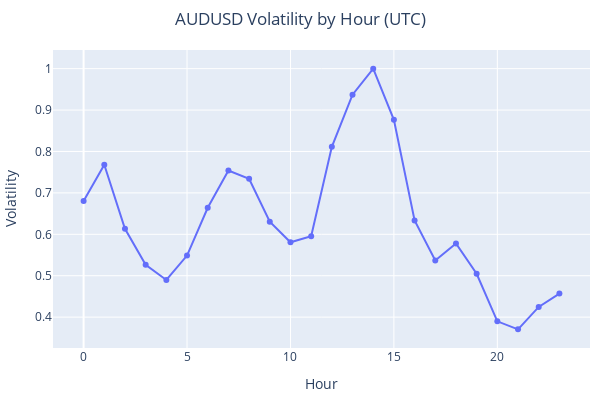

Write notebook code for a chart like this one.
### Code cell
fig = plot_volatility(audusd, "AUDUSD Volatility by Hour (UTC)")
fig.show()

### Figure 1 — Plotly figure (JSON) as saved in the notebook; plotly's stock layout.template omitted (floating-point values rounded to 4 significant figures)
{"data": [{"hovertemplate": "variable=range<br>Hour=%{x}<br>Volatility=%{y}<extra></extra>", "legendgroup": "range", "line": {"color": "#636efa", "dash": "solid"}, "marker": {"symbol": "circle"}, "mode": "lines+markers", "name": "range", "orientation": "v", "showlegend": true, "type": "scatter", "x": [0, 1, 2, 3, 4, 5, 6, 7, 8, 9, 10, 11, 12, 13, 14, 15, 16, 17, 18, 19, 20, 21, 22, 23], "xaxis": "x", "y": [0.6806, 0.7679, 0.6132, 0.5266, 0.4898, 0.5487, 0.6641, 0.7538, 0.7342, 0.6304, 0.5807, 0.5952, 0.8112, 0.9372, 1, 0.8765, 0.6335, 0.537, 0.5779, 0.5048, 0.3899, 0.3705, 0.4247, 0.4569], "yaxis": "y"}], "layout": {"height": 400, "legend": {"title": {"text": "variable"}, "tracegroupgap": 0}, "margin": {"b": 50, "l": 20, "r": 10, "t": 50}, "showlegend": false, "title": {"text": "AUDUSD Volatility by Hour (UTC)", "x": 0.5}, "width": 600, "xaxis": {"anchor": "y", "domain": [0, 1], "title": {"text": "Hour"}}, "yaxis": {"anchor": "x", "domain": [0, 1], "title": {"text": "Volatility"}}}}
